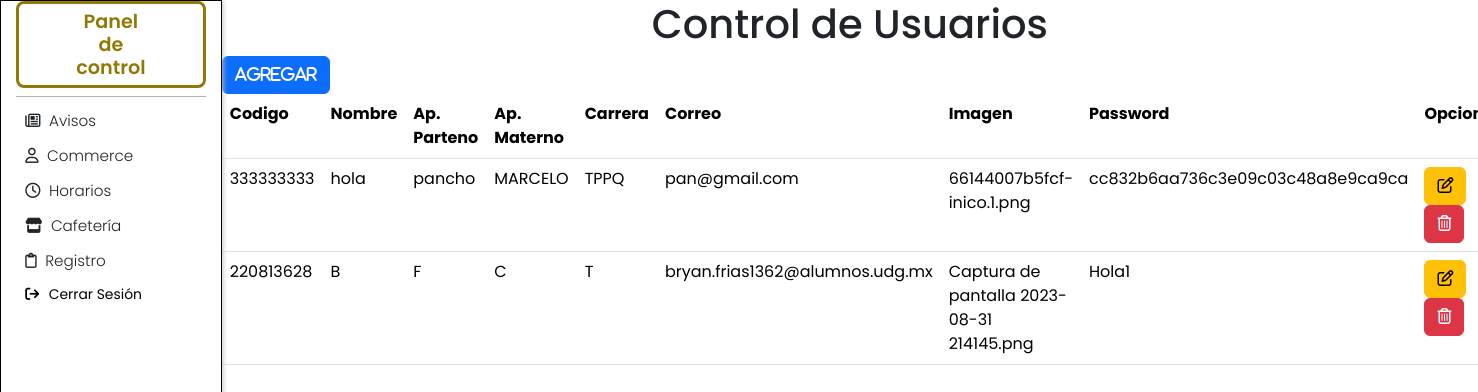
The app's page /Poli-Informa-1.1/Administrador/RegistroAlumnos/AluControl.php (signed in) with its own data.
### tables this page shows
CREATE TABLE IF NOT EXISTS `registroalu` (
  `id` int NOT NULL AUTO_INCREMENT,
  `CodeAlu` int NOT NULL,
  `AluNom` varchar(50) NOT NULL,
  `AluApellidoP` varchar(50) NOT NULL,
  `AluApellidoM` varchar(50) NOT NULL,
  `AluCarrera` varchar(200) NOT NULL,
  `AluCorreo` varchar(100) NOT NULL,
  `AluImage` varchar(100) NOT NULL,
  `AluPassword` varchar(100) NOT NULL,
  `recovery_token` varchar(255) DEFAULT NULL,
  `token_expiration` datetime DEFAULT NULL,
  `esVendedor` tinyint NOT NULL DEFAULT '0',
  PRIMARY KEY (`id`)
);

### Poli-Informa-1.1/Administrador/RegistroAlumnos/AluControl.php (the view, shortened to what this page needs)
<?php require 'ConexFuncion.php';
$db = new Database();
$conexion = $db->connect();
?>
<!DOCTYPE html>
<html lang="en">
<head>
    <link href="https://cdn.jsdelivr.net/npm/bootstrap@5.3.3/dist/css/bootstrap.min.css" rel="stylesheet">
    <link rel="stylesheet" href="css/AluControl.css">
    <link rel="stylesheet" href="../Menu/menu.css">
</head>
<body>
    <div id="productos">
        <main id="principal-productos">
            <section id="section-productos">
                    <h1 class="tit">Control de Usuarios</h1>
                    <form class="ConexFuncion.php" action="" method="post" enctype="multipart/form-data">
                    <a href="AluAgregar.php" class="btn btn-primary" ><i class="fa-solid fa-mostrar-plus">Agregar</i></a>
                        <table class="table" cellpadding = 10 cellspacing = 0>
                            <tr>
                                <th scope="col">Codigo</th>
                                <th scope="col">Nombre</th>
                                <th scope="col">Ap. Parteno</th>
                                <th scope="col">Ap. Materno</th>
                                <th scope="col">Carrera</th>
                                <th scope="col">Correo</th>
                                <th scope="col">Imagen</th>
                                <th scope="col">Password</th>
                                <th scope="col">Opciones</th>
                            </tr>
                            <?php
                            $registro = mysqli_query($conexion, "SELECT * FROM registroalu");
                            while($mostrar = mysqli_fetch_array($registro)){
                            ?>
                            <tr>
                                <td> <?php echo $mostrar["CodeAlu"]; ?> </td>
                                <td> <?php echo $mostrar["AluNom"]; ?> </td>
                                <td> <?php echo $mostrar["AluApellidoP"]; ?> </td>
                                <td> <?php echo $mostrar["AluApellidoM"]; ?> </td>
                                <td> <?php echo $mostrar["AluCarrera"]; ?> </td>
                                <td> <?php echo $mostrar["AluCorreo"]; ?> </td>
                                <td> <?php echo $mostrar["AluImage"]; ?></td>
                                <td> <?php echo $mostrar["AluPassword"]; ?> </td>
                                <td>
                                    <button type="button" class="btn btn-samll btn-warning" onclick="mostrarEditar('<?php echo $mostrar['id']; ?>' ,'<?php echo $mostrar['CodeAlu']; ?>',
                                    '<?php echo $mostrar['AluNom']; ?>', '<?php echo $mostrar['AluApellidoP']; ?>', '<?php echo $mostrar['AluApellidoM']; ?>',
                                    '<?php echo $mostrar['AluCarrera']; ?>', '<?php echo $mostrar['AluCorreo']; ?>', '<?php echo $mostrar['AluImage']; ?>',
                                    '<?php echo $mostrar['AluPassword']; ?>', '<?php echo $mostrar['AluImage']; ?>')"><i class="fa-regular fa-pen-to-square"></i></button>
                                    <form id="eliminarForm_<?php echo $mostrar['id']; ?>" action="ConexFuncion.php" method="POST" enctype="multipart/form-data">
                                        <button type="button" class="btn btn-primary btn-danger" data-bs-toggle="modal" data-bs-target="#exampleModal" onclick="mostrarBorrar(<?php echo $mostrar['id']; ?>)">
                                            <i class="fa-regular fa-trash-can"></i>
                                        </button>
                                    </form>
                                </td>
                            </tr>
                            <?php
                                }
                            ?>
                        </table>
                    </form>
                    <br>
                </section>
            </main>
        </div>
    </body>
</html>

### Poli-Informa-1.1/Administrador/RegistroAlumnos/css/AluControl.css (style rules this page uses)
#productos { position: absolute; left: 0%; top: 0%; width: 100%; height: 100vh; }
#principal-productos { position: absolute; }
#principal-productos { width: 85%; height: 100%; top: 0%; left: 15%; background-color: white; }
* { font-family: 'Poppins'; }
.tit { text-align: center; }
button { cursor: pointer; background: rgb(249, 27, 27); }

### Poli-Informa-1.1/Administrador/Menu/menu.css (style rules this page uses)
body { margin: 0; padding: 0; }
.contenedor_menu { position: fixed; width: 15%; top: 0; left: 0; bottom: 0; box-sizing: border-box; padding: 0 1%; font-family: 'Poppins'; background: white; box-shadow: 0 1px 5px 1px rgb(199, 194, 194); border: 1px solid #000; }
.menu_lateral .ultima_opcion { margin-bottom: 2.5%; }
.menu_lateral h1 { font-weight: 600; font-size: 120%; border: 3px solid ; border-radius: 8px; padding: 3% 0; text-align: center; color: rgb(146, 120, 6); user-select: none; }
.menu_lateral .linea { border-bottom: 1px solid rgb(189, 175, 175); margin-bottom: 5%; }
.menu_lateral label { cursor: default; user-select: none; display: inline-block; width: 100%; border-radius: 5px; font-size: 95%; box-sizing: border-box; padding: 2% 5%; font-weight: 300; margin: 0; margin-bottom: 1.5%; transition: all .4s ease; }
.menu_lateral i { margin-right: 5%; }
.menu_lateral .sesion { color: #000; text-decoration: none; font-size: 87%; margin-left: 5%; }

### records on screen
registroalu: CodeAlu "333333333", AluNom "hola", AluApellidoP "pancho", AluApellidoM "MARCELO", AluCarrera "TPPQ", AluCorreo "pan@gmail.com", AluImage "66144007b5fcf-inico.1.png", AluPassword "cc832b6aa736c3e09c03c48a8e9ca9ca"
registroalu: CodeAlu "220813628", AluNom "B", AluApellidoP "F", AluApellidoM "C", AluCarrera "T", AluCorreo "bryan.frias1362@alumnos.udg.mx", AluImage "Captura de pantalla 2023-08-31 214145.png", AluPassword "Hola1"
